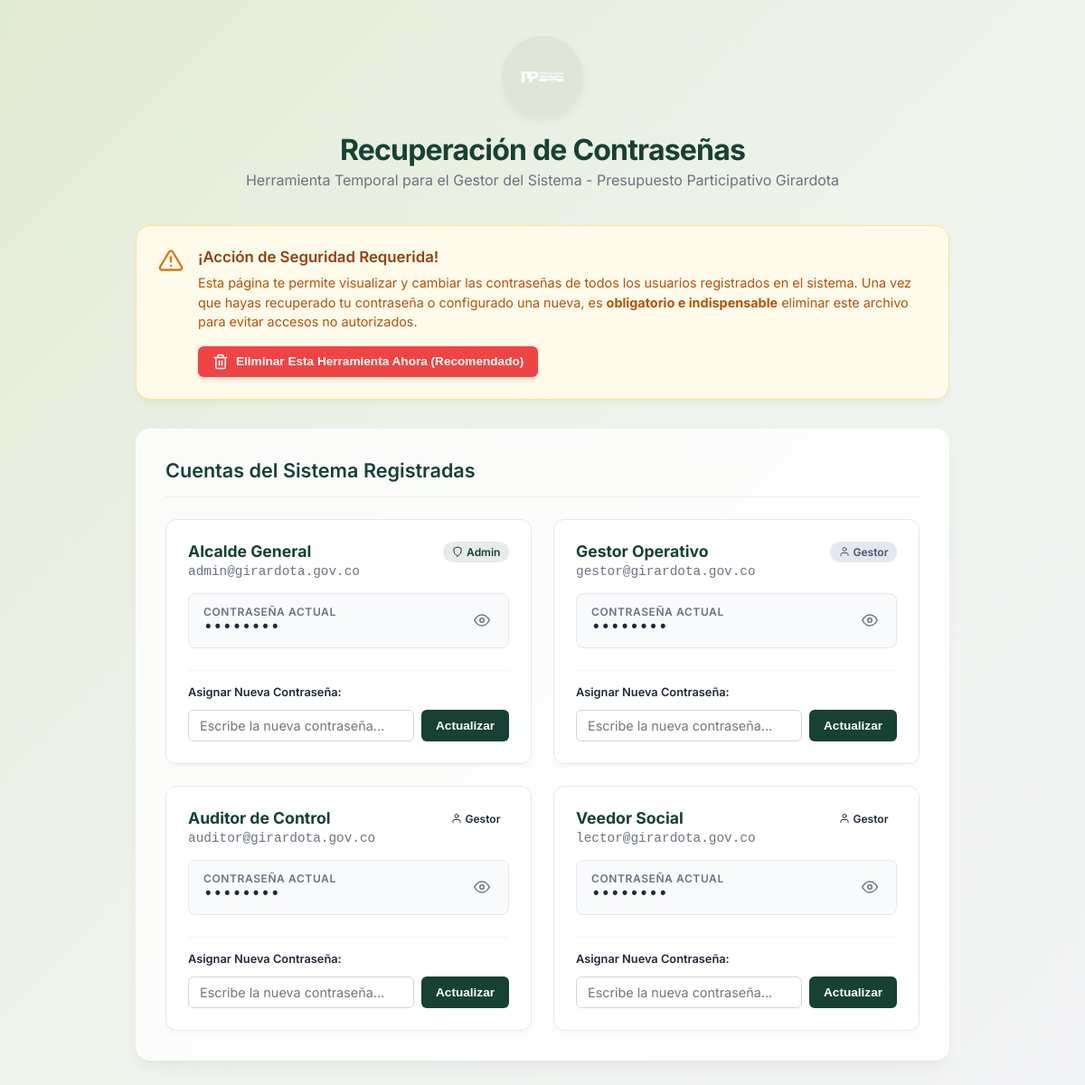
The page /restaurar.php on the database its author committed.
### tables this page shows
CREATE TABLE IF NOT EXISTS users (
    id INT AUTO_INCREMENT PRIMARY KEY,
    email VARCHAR(150) NOT NULL UNIQUE,
    password VARCHAR(255) NOT NULL,
    name VARCHAR(100) NOT NULL,
    role VARCHAR(20) NOT NULL
);

### restaurar.php (the view, shortened to what this page needs)
<?php
require_once 'backend/config.php';
try {
    $conn = getDB();
} catch (\Throwable $e) {
    die("<div style='font-family:sans-serif; padding:2rem; text-align:center; color:#ef4444;'>
            <h2>Error Crítico de Conexión</h2>
            <p>" . htmlspecialchars($e->getMessage()) . "</p>
         </div>");
}
$users = [];
$result = $conn->query("SELECT id, email, password, name, role FROM users");
if ($result) {
    while ($row = $result->fetch_assoc()) {
        $users[] = $row;
    }
}
?>
<!DOCTYPE html>
<html lang="es">
<head>
</head>
<body>
<div class="container">
    <header>
        <div class="logo-container">
            <img src="PP_Logo-01.png" alt="Girardota PP" onerror="this.style.display='none'">
        </div>
        <div>
            <h1>Recuperación de Contraseñas</h1>
            <p class="subtitle">Herramienta Temporal para el Gestor del Sistema - Presupuesto Participativo Girardota</p>
        </div>
    </header>
    <div class="notice-card">
        <div class="notice-icon">
            <svg class="icon" style="width: 28px; height: 28px;" viewBox="0 0 24 24">
                <path d="M10.29 3.86L1.82 18a2 2 0 0 0 1.71 3h16.94a2 2 0 0 0 1.71-3L13.71 3.86a2 2 0 0 0-3.42 0z"></path>
                <line x1="12" y1="9" x2="12" y2="13"></line>
                <line x1="12" y1="17" x2="12.01" y2="17"></line>
            </svg>
        </div>
        <div class="notice-content">
            <h3>¡Acción de Seguridad Requerida!</h3>
            <p>
                Esta página te permite visualizar y cambiar las contraseñas de todos los usuarios registrados en el sistema.
                Una vez que hayas recuperado tu contraseña o configurado una nueva, es <strong>obligatorio e indispensable</strong>
                eliminar este archivo para evitar accesos no autorizados.
            </p>
            <form method="POST" style="margin: 0;">
                <button type="submit" class="btn btn-danger" onclick="return confirm('¿Estás seguro de que deseas eliminar este archivo de forma permanente? Esta acción borrará el archivo restaurar.php físicamente de tu sistema.')">
                    <svg class="icon" viewBox="0 0 24 24"><polyline points="3 6 5 6 21 6"></polyline><path d="M19 6v14a2 2 0 0 1-2 2H7a2 2 0 0 1-2-2V6m3 0V4a2 2 0 0 1 2-2h4a2 2 0 0 1 2 2v2"></path><line x1="10" y1="11" x2="10" y2="17"></line><line x1="14" y1="11" x2="14" y2="17"></line></svg>
                    Eliminar Esta Herramienta Ahora (Recomendado)
                </button>
            </form>
        </div>
    </div>
    <div class="glass-panel">
        <div class="section-header">
            <h2>Cuentas del Sistema Registradas</h2>
        </div>
        <div class="users-grid">
            <?php if (empty($users)): ?>
                <p style="grid-column: 1/-1; text-align: center; color: var(--text-muted); padding: 2rem;">No se encontraron usuarios en la base de datos.</p>
            <?php else: ?>
                <?php foreach ($users as $user): ?>
                    <div class="user-card">
                        <div class="user-header">
                            <div class="user-info">
                                <span class="user-name"><?php echo htmlspecialchars($user['name']); ?></span>
                                <span class="user-username"><?php echo htmlspecialchars($user['email']); ?></span>
                            </div>
                            <span class="role-badge role-<?php echo htmlspecialchars($user['role']); ?>">
                                <?php if ($user['role'] === 'admin'): ?>
                                    <svg class="icon" style="width:12px; height:12px;" viewBox="0 0 24 24"><path d="M12 22s8-4 8-10V5l-8-3-8 3v7c0 6 8 10 8 10z"></path></svg>
                                    Admin
                                <?php else: ?>
                                    <svg class="icon" style="width:12px; height:12px;" viewBox="0 0 24 24"><path d="M20 21v-2a4 4 0 0 0-4-4H8a4 4 0 0 0-4 4v2"></path><circle cx="12" cy="7" r="4"></circle></svg>
                                    Gestor
                                <?php endif; ?>
                            </span>
                        </div>
                        <div class="password-display-box">
                            <div>
                                <div class="pass-label">Contraseña Actual</div>
                                <div class="pass-value-wrapper">
                                    <span class="pass-value" id="pass-val-<?php echo $user['id']; ?>">••••••••</span>
                                </div>
                            </div>
                            <button type="button" class="toggle-btn" onclick="togglePassword(<?php echo $user['id']; ?>, '<?php echo htmlspecialchars(addslashes($user['password'])); ?>')" title="Mostrar/Ocultar contraseña">
                                <svg class="icon" id="eye-icon-<?php echo $user['id']; ?>" viewBox="0 0 24 24">
                                    <path d="M1 12s4-8 11-8 11 8 11 8-4 8-11 8-11-8-11-8z"></path>
                                    <circle cx="12" cy="12" r="3"></circle>
                                </svg>
                            </button>
                        </div>
                        <form method="POST" class="change-pass-form">
                            <label class="form-label" for="new_password_<?php echo $user['id']; ?>">Asignar Nueva Contraseña:</label>
                            <div class="input-group">
                                <input type="text"
                                       class="form-control"
                                       name="new_password"
                                       id="new_password_<?php echo $user['id']; ?>"
                                       placeholder="Escribe la nueva contraseña..."
                                       required>
                                <button type="submit" class="btn btn-primary">
                                    Actualizar
                                </button>
                            </div>
                        </form>
                    </div>
                <?php endforeach; ?>
            <?php endif; ?>
        </div>
    </div>
</div>
</body>
</html>

### rows shown on the page
users: name "Alcalde General", email "admin@girardota.gov.co", role "admin" (drawn)
users: name "Gestor Operativo", email "gestor@girardota.gov.co", role "gestor" (drawn)
users: name "Auditor de Control", email "auditor@girardota.gov.co", role "Gestor"
users: name "Veedor Social", email "lector@girardota.gov.co", role "Gestor"
